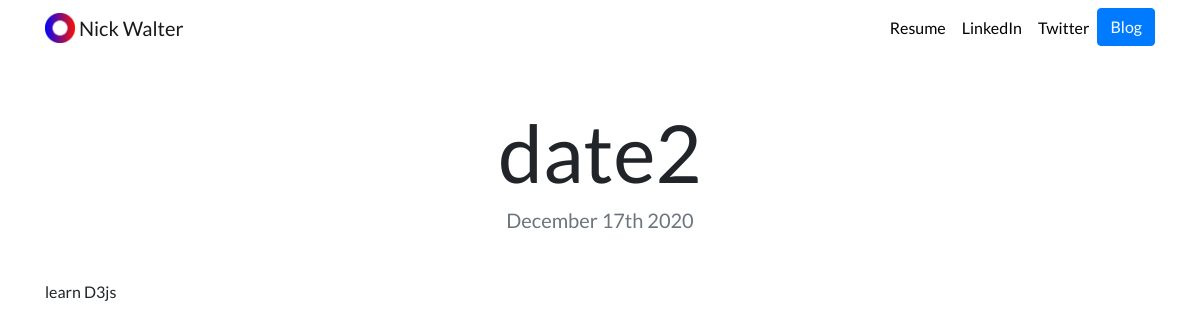
Page /blog/2/ on the earlier database version.
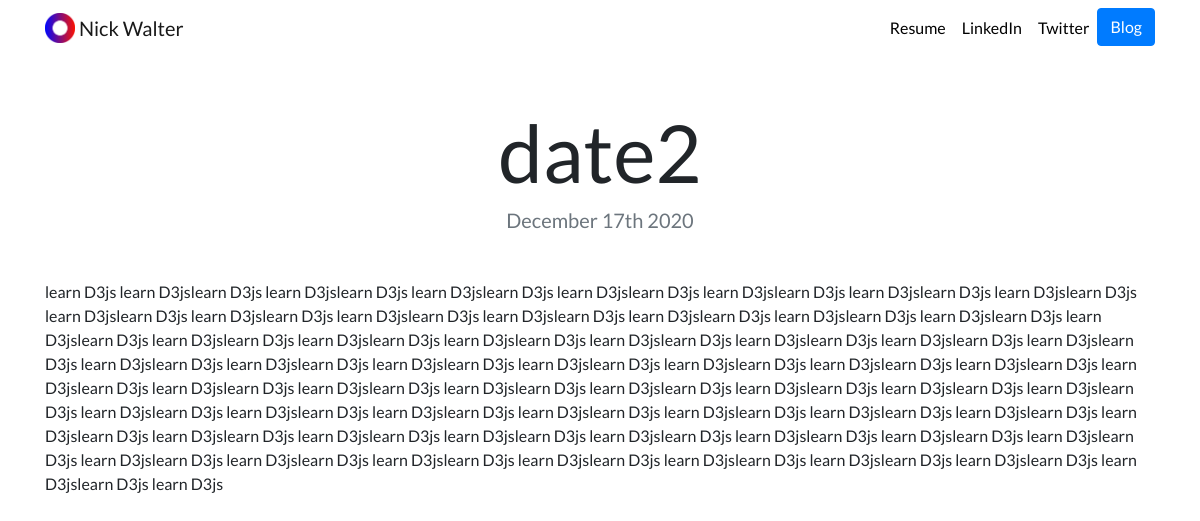
Same page on the later database version.
### blog/models.py (models this page shows)
class Blog(models.Model):
  title=models.CharField(max_length=200)
  description = models.TextField()
  date = models.DateField()

### blog/views.py (the view)
# urls.py: path('<int:blog_id>/', views.detail, name='detail'),
def detail(request,blog_id):
  blog = get_object_or_404(Blog, pk=blog_id)
  return render(request, 'blog/detail.html', {'blog':blog})

### blog/templates/blog/detail.html
{% extends "portfolio/base.html" %}
{% load static %}
{% block content %}
<h1 class="text-center mt-5" id="blogdetailtitle">{{ blog.title }}</h1>
<h5 class="text-center text-muted mb-5">{{ blog.date|date:'F jS Y' }}</h5>
{{ blog.description|safe }}
{% endblock %}

Differences in the rows shown:
changed Blog "date2": description "learn D3js" → "learn D3js learn D3jslearn D3js learn D3jslearn D3js learn D3jslearn D3js learn D3jslearn D3js learn D3jslearn D3js learn D3jslearn D3js learn D3jslearn D3js learn D3jslearn D3js learn D3jslearn D3js learn D3jslearn D3js learn D3jslearn D3js learn D3jslearn D3js learn D3jslearn D3js learn D3jslearn D3js learn D3jslearn D3js learn D3jslearn D3js learn D3jslearn D3js learn D3jslearn D3js learn D3jslearn D3js learn D3jslearn D3js learn D3jslearn D3js learn D3jslearn D3js learn D3jslearn D3js learn D3jslearn D3js learn D3jslearn D3js learn D3jslearn D3js learn D3jslearn D3js learn D3jslearn D3js learn D3jslearn D3js learn D3jslearn D3js learn D3jslearn D3js learn D3jslearn D3js learn D3jslearn…"
